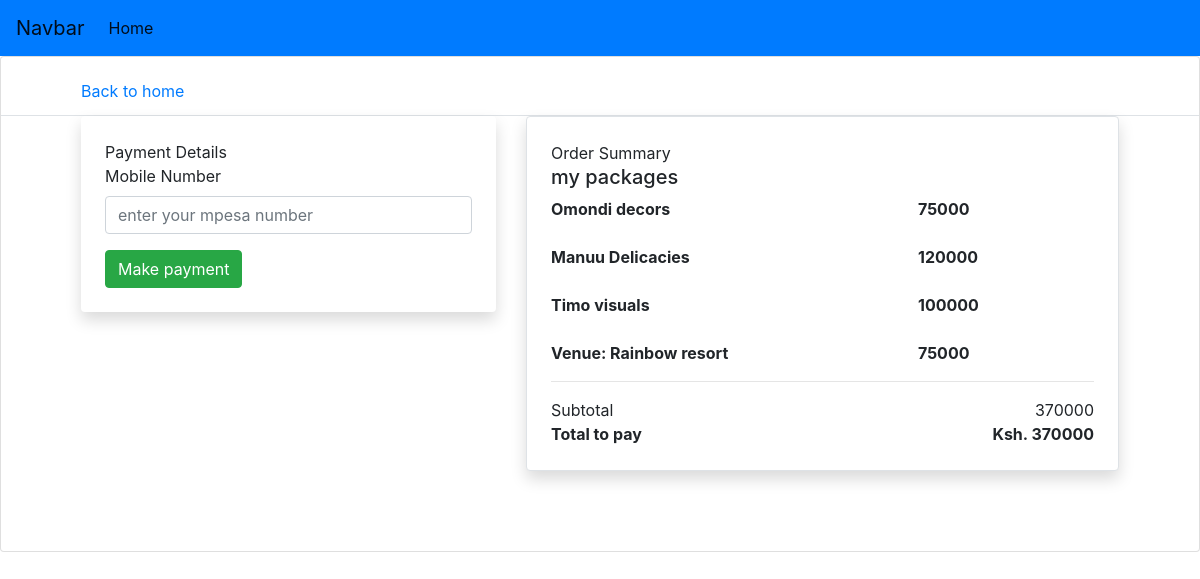
Page /payment/4/ on the committed database.
### xp_app/models.py (models this page shows, shortened)
class Package(models.Model):
    name = models.CharField(max_length=200)
    supplier = models.ForeignKey(Supplier, on_delete=models.CASCADE)

class Supplier(models.Model):
    SERVICES = (
        ('decor', 'Decor'),
        ('videography', 'Videographer'),
        ('catering', 'Catering'),
    )
    user = models.OneToOneField(User, on_delete=models.CASCADE)
    username = models.CharField(max_length=200)
    email = models.EmailField()
    service = models.CharField(max_length=200, choices=SERVICES)
    package_name = models.CharField(max_length=200)
    price = models.PositiveIntegerField(null=True)

class Venue(models.Model):
    name = models.CharField(max_length=100)
    locality = models.CharField(max_length=100)
    capacity = models.PositiveIntegerField()
    price = models.PositiveIntegerField()

### xp_app/views.py (the view)
# urls.py: path('payment/<int:event_id>/', views.payment_view, name='payment'),
def payment_view(request, event_id):
    event = Events.objects.get(pk=event_id)
    venue = event.venue
    packages = []
    venues = []
    if event.decor_package:
        packages.append(event.decor_package)
    if event.catering_package:
        packages.append(event.catering_package)
    if event.videography_package:
        packages.append(event.videography_package)
    if venue:
        venues.append(venue)
    total_price = event.total_price
    context = {
        'event': event,
        'packages': packages,
        'venues': venues,
        'total_price': total_price
    }
    if request.method == 'POST':
        card_number = request.POST.get('cardNumber')
        card_expiry = request.POST.get('cardExpiry')
        card_cvc = request.POST.get('cardCVC')
        payment_success = True
        if payment_success:
            event.status = 'paid'
            event.save()
            return render(request, 'payment_success.html')
        else:
            error_message = "Payment failed. Please try again."
            context['error_message'] = error_message
            return render(request, 'payments.html', context)
    else:
        return render(request, 'payments.html', context)

### templates/payments.html (shortened to what this page needs)
<!DOCTYPE html>
<html>
<head>
    <link rel="stylesheet" href="https://cdn.jsdelivr.net/npm/bootstrap@4.0.0/dist/css/bootstrap.min.css"
>
</head>
<body>
<nav class="navbar navbar-expand-lg navbar-light bg-primary">
  <a class="navbar-brand" href="#">Navbar</a>
  <div class="collapse navbar-collapse" id="navbarNavDropdown">
    <ul class="navbar-nav">
      <li class="nav-item active">
        <a class="nav-link" href="">Home</a>
      </li>
    </ul>
  </div>
</nav>
<div class="card">
    <div class="card-top border-bottom text-center">
        <a href="#">Back to home</a>
    </div>
    <div class="card-body">
        <div class="row">
            <div class="col-md-5">
                <div class="payment-card mb-4">
                    <div class="header">Payment Details</div>
                    <form id="paymentForm" method="post" action="{% url 'payment' event.id %}">
                        <div class="form-group">
                            <label for="cardNumber">Mobile Number</label>
                            <input type="text" class="form-control" id="cardNumber" name="cardNumber" required
                                   placeholder="enter your mpesa number">
                        </div>
                        <button type="submit" class="btn btn-success">Make payment</button>
                    </form>
                </div>
            </div>
            <div class="col-md-7">
                <div class="right border payment-card">
                    <div class="header">Order Summary</div>
                <h5>my packages</h5>
                    {% for package in packages %}
                        <div class="row item">
                            <div class="col-8">
                                <div class="row-muted"><b>{{ package.name }}</b></div>
                                <br>
                            </div>
                            <div class="col-4 text-right">
                                <div class="row"><b>{{ package.supplier.price }}</b></div>
                            </div>
                        </div>
                    {% endfor %}
                    {% for venue in venues %}
                        <div class="row item">
                            <div class="col-8">
                                <div class="row-muted"><b>Venue: {{ venue.name }}</b></div>
                            </div>
                            <div class="col-4 text-right">
                                <div class="row"><b>{{ venue.price }}</b></div>
                            </div>
                        </div>
                    {% endfor %}
                    <hr>
                    <div class="row lower">
                        <div class="col text-left">Subtotal</div>
                        <div class="col text-right">{{ total_price }}</div>
                    </div>
                    <div class="row lower">
                        <div class="col text-left"><b>Total to pay</b></div>
                        <div class="col text-right"><b>Ksh. {{ total_price }}</b></div>
                    </div>
                </div>
            </div>
        </div>
    </div>
</div>
</body>
</html>

### templates/payments.html (style rules this page uses)
.card { max-width: 100%; max-height: 100%; }
.card-top { padding: 0.7rem 5rem; }
.card-top a { float: left; margin-top: 0.7rem; }
.card-body { padding: 0 5rem 5rem 5rem; background-size: cover; background-repeat: no-repeat; }
.payment-card { background-color: #fff; padding: 1.5rem; border-radius: 0.25rem; box-shadow: 0 0.5rem 1rem rgba(0, 0, 0, 0.15); }

### rows in the picture
Package: name "Omondi decors", supplier.price "75000"
Package: name "Manuu Delicacies", supplier.price "120000"
Package: name "Timo visuals", supplier.price "100000"
Venue: name "Rainbow resort", price "75000"

### other values in the picture
{{ total_price }} "370000"
